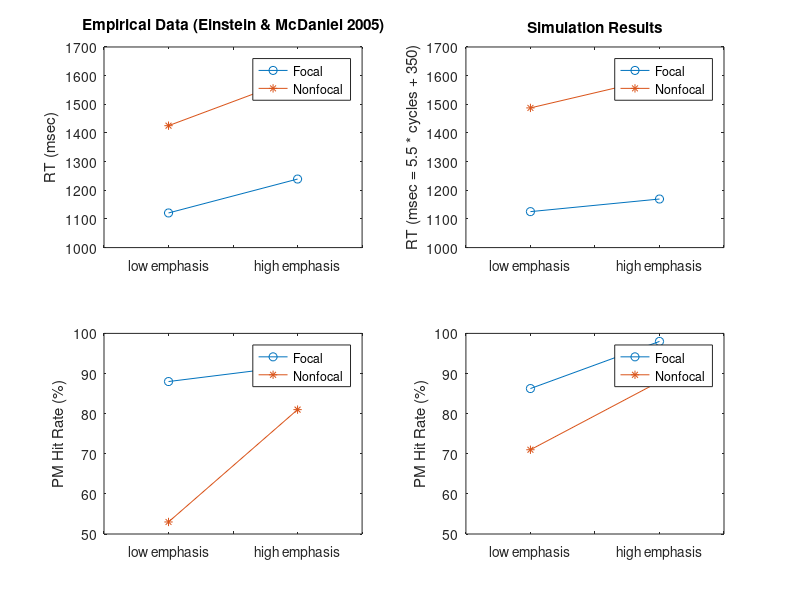

Write the MATLAB code that produced this figure.
% for RL presentation

figure;

emp_foc_low_RT = 1120.87;
emp_foc_low_STD = 116.48;
emp_foc_low_OG = 97;
emp_foc_low_PM = 88;

emp_foc_high_RT = 1239.17;
emp_foc_high_STD = 175.42;
emp_foc_high_OG = 97;
emp_foc_high_PM = 92;

emp_nonfoc_low_RT = 1425.39;
emp_nonfoc_low_STD = 379.52;
emp_nonfoc_low_OG = 97;
emp_nonfoc_low_PM = 53;

emp_nonfoc_high_RT = 1593.43;
emp_nonfoc_high_STD = 300.86;
emp_nonfoc_high_OG = 97;
emp_nonfoc_high_PM = 81;




sim_foc_low_RT = 141;
sim_foc_low_STD = 54;
sim_foc_low_OG = 99.5;
sim_foc_low_PM = 86.25;

sim_foc_high_RT = 149;
sim_foc_high_STD = 51.3;
sim_foc_high_OG = 99;
sim_foc_high_PM = 98; % !!!

sim_nonfoc_low_RT = 206.8;
sim_nonfoc_low_STD = 95;
sim_nonfoc_low_OG = 95;
sim_nonfoc_low_PM = 71;

sim_nonfoc_high_RT = 226;
sim_nonfoc_high_STD = 107;
sim_nonfoc_high_OG = 91;
sim_nonfoc_high_PM = 88;


subplot(2, 2, 1);
plot([0 1], [emp_foc_low_RT emp_foc_high_RT], '-o');
hold on;
plot([0 1], [emp_nonfoc_low_RT emp_nonfoc_high_RT], '-*');
hold off;
axis([-0.5 1.5 1000 1700]);
ylabel('RT (msec)');
set(gca, 'XTickLabel', {'', 'low emphasis', '', 'high emphasis', ''});
legend('Focal', 'Nonfocal');
title('Empirical Data (Einstein & McDaniel 2005)');

subplot(2, 2, 2);
plot([0 1], [sim_foc_low_RT sim_foc_high_RT] * 5.5 + 350, '-o');
hold on;
plot([0 1], [sim_nonfoc_low_RT sim_nonfoc_high_RT] * 5.5 + 350, '-*');
hold off;
axis([-0.5 1.5 1000 1700]);
ylabel('RT (msec = 5.5 * cycles + 350)');
set(gca, 'XTickLabel', {'', 'low emphasis', '', 'high emphasis', ''});
legend('Focal', 'Nonfocal');
title('Simulation Results');


subplot(2, 2, 3);
plot([0 1], [emp_foc_low_PM emp_foc_high_PM], '-o');
hold on;
plot([0 1], [emp_nonfoc_low_PM emp_nonfoc_high_PM], '-*');
hold off;
axis([-0.5 1.5 50 100]);
ylabel('PM Hit Rate (%)');
set(gca, 'XTickLabel', {'', 'low emphasis', '', 'high emphasis', ''});
legend('Focal', 'Nonfocal');

subplot(2, 2, 4);
plot([0 1], [sim_foc_low_PM sim_foc_high_PM], '-o');
hold on;
plot([0 1], [sim_nonfoc_low_PM sim_nonfoc_high_PM], '-*');
hold off;
axis([-0.5 1.5 50 100]);
ylabel('PM Hit Rate (%)');
set(gca, 'XTickLabel', {'', 'low emphasis', '', 'high emphasis', ''});
legend('Focal', 'Nonfocal');



